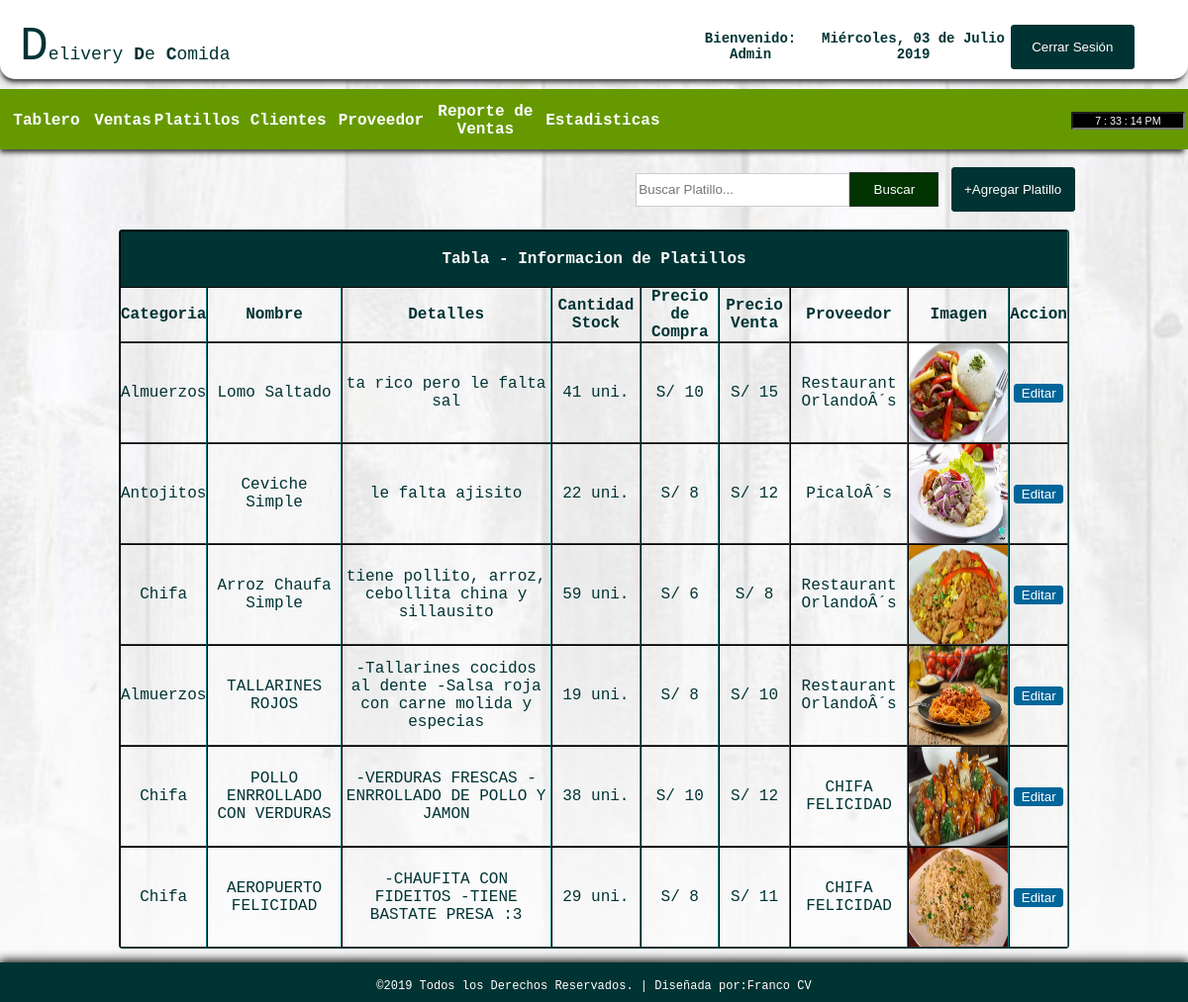
The page /products.php (signed in) on the database its author committed.
### tables this page shows
CREATE TABLE IF NOT EXISTS `products` (
`id` int(11) NOT NULL,
  `category` varchar(100) NOT NULL,
  `name` varchar(100) NOT NULL,
  `quantity` int(11) NOT NULL,
  `purchase` int(11) NOT NULL,
  `retail` int(11) NOT NULL,
  `supplier` varchar(100) NOT NULL,
  `ext` varchar(5) NOT NULL,
  `detalle` varchar(200) DEFAULT NULL
);

### products.php (the view, shortened to what this page needs)
<!DOCTYPE html PUBLIC "-//W3C//DTD XHTML 1.0 Transitional//EN" "http://www.w3.org/TR/xhtml1/DTD/xhtml1-transitional.dtd">
<html xmlns="http://www.w3.org/1999/xhtml">
<head>
</head>
<?php error_reporting(0);
 include_once'./cabezera.php';  ?>
<body>
<br>
<table width="83%" border="0" align="center" cellpadding="0" cellspacing="0">
      <tr>
        <td width="741" align="right">
        <form action="products.php" method="get" ecntype="multipart/data-form">
        <input type="text" name="query" style="border:1px solid #CCC; color: #333; width:210px; height:30px;" placeholder="Buscar Platillo..." /><input type="submit" id="btnsearch" value="Buscar" name="search" />
        </form>
        </td>
        <td width="131" height="37">
        <a href="javascript:void(0)" onclick="toggle_visibility('popup-box1')"><input type="button" id="btnadd" value="+Agregar Platillo" /></a>
        </td>
      </tr>
    </table></th>
  <br>
  <tr>
    <td>
    <table border="1" cellpadding="0" cellspacing="0" align="center" width="80%" style="border:1px solid #033; color:#033;">
     <tr>
     <th colspan="9" align="center" height="55px" style="border-bottom:1px solid #033; background: #033; color:#FFF;"> Tabla - Informacion de Platillos</th>
    </tr>
      <tr height="30px">
        <th style="border-bottom:1px solid #333;"> Categoria </th>
        <th style="border-bottom:1px solid #333;"> Nombre </th>
        <th style="border-bottom:1px solid #333;"> Detalles </th>
        <th style="border-bottom:1px solid #333;"> Cantidad Stock </th>
        <th style="border-bottom:1px solid #333;"> Precio de Compra </th>
        <th style="border-bottom:1px solid #333;"> Precio Venta </th>
        <th style="border-bottom:1px solid #333;"> Proveedor </th>
        <th style="border-bottom:1px solid #333;"> Imagen </th>
        <th style="border-bottom:1px solid #333;"> Accion </th>
      </tr>
       <?php
require('config.php');
if(isset($_GET['search'])){
            $query = $_GET['query'];
        $query="SELECT * FROM products where concat(category,name,supplier) like '%$query%'";
$result=mysqli_query($db_link, $query);
if($result->num_rows > 0){
while ($row=mysqli_fetch_array($result)){?>
<tr align="center" style="height:25px">
        <td style="border-bottom:1px solid #333;"> <?php echo $row['category']; ?> </td>
        <td style="border-bottom:1px solid #333;"> <?php echo $row['name']; ?> </td>
        <td style="border-bottom:1px solid #333;"> <?php echo $row['detalle']; ?> </td>
        <td style="border-bottom:1px solid #333;"> <?php echo $row['quantity']; ?> uni. </td>
        <td style="border-bottom:1px solid #333;">S/ <?php echo $row['purchase']; ?> </td>
        <td style="border-bottom:1px solid #333;">S/ <?php echo $row['retail']; ?> </td>
        <td style="border-bottom:1px solid #333;"> <?php echo $row['supplier']; ?> </td>
         <td style="border-bottom:1px solid #333;"> <img src="imgplatos/<?php echo $row['id'].'.'.$row['ext'];?>"width="100" height="100"> </td>
        <td style="border-bottom:1px solid #333;">
        <a href="edit_item.php?id=<?php echo md5($row['id']);?>"><input type="button" value="Editar" style="width:50px; height:20; color:#FFF; background:#069; border:1px solid #069; border-radius:3px;"></a>
        </td>
      </tr>
            <?php
}
            }else{
              echo "<center>No Resultados</center>";
            }
          }else{
$query="SELECT * FROM products";
$result=mysqli_query($db_link, $query);
while ($row=mysqli_fetch_array($result)){?>
      <tr align="center" style="height:25px">
      	<td style="border-bottom:1px solid #333;"> <?php echo $row['category']; ?> </td>
        <td style="border-bottom:1px solid #333;"> <?php echo $row['name']; ?> </td>
        <td style="border-bottom:1px solid #333;"> <?php echo $row['detalle']; ?> </td>
        <td style="border-bottom:1px solid #333;"> <?php echo $row['quantity']; ?> uni. </td>
        <td style="border-bottom:1px solid #333;">S/ <?php echo $row['purchase']; ?> </td>
        <td style="border-bottom:1px solid #333;">S/ <?php echo $row['retail']; ?> </td>
        <td style="border-bottom:1px solid #333;"> <?php echo $row['supplier']; ?> </td>
         <td style="border-bottom:1px solid #333;"> <img src="imgplatos/<?php echo $row['id'].'.'.$row['ext'];?>"width="100" height="100"> </td>
        <td style="border-bottom:1px solid #333;">
        <a href="edit_item.php?id=<?php echo md5($row['id']);?>"><input type="button" value="Editar" style="width:50px; height:20; color:#FFF; background:#069; border:1px solid #069; border-radius:3px;"></a>
        </td>
      </tr>
   <?php
}}?>
    </table>
  </td>
  </tr>
<br><br><br>
<div id="footer">
<table border="0" cellpadding="15px" align="center"; style="size: 12px; font-family: 'Courier New', Courier, monospace; color: #FFF; font-size: 12px;">
<tr>
	<td>
   &copy;2019 Todos los Derechos Reservados.  |  Diseñada por:<a href="https://www.facebook.com/repp0rt">Franco CV</a>
    </td>
</tr>
</table>
</div>
</body>
</html>

### css/css1.css (style rules this page uses)
html { font-family: "Courier New", Courier, monospace; color: #033; height:100%; margin:0; padding:0; -webkit-background-size: cover; -moz-background-size: cover; -o-background-size: cover; background-size: cover; }
body { margin:0; font-size:16px; height:100%; margin:0; padding:0; background:url(../images/bgimg.jpg) no-repeat center fixed; -webkit-background-size: cover; -moz-background-size: cover; -o-background-size: cover; background-size: cover; }
#footer { clear: both; background: #033; height: 40px; width: 100%; position: fixed; left: 0px; bottom: 0px; text-align: center; box-shadow:0px -1px 10px 1px #000; }
#btnsearch { border:1px solid #333; background: #030; height:35px; width:90px; color: #FFF; font-family:"Lucida Sans Unicode", "Lucida Grande", sans-serif; }
#btnadd { border:1px solid #033; background: #033; border-radius:3px; height:45px; width:125px; color: #FFF; font-family:"Lucida Sans Unicode", "Lucida Grande", sans-serif; }
a:link { color:#FFF; text-decoration: none; }
table { border-radius:3px; text-align: center; }

### rows shown on the page
products: category "Almuerzos", name "Lomo Saltado", detalle "ta rico pero le falta sal", quantity "41", purchase "10", retail "15", supplier "Restaurant OrlandoÂ´s", shows a picture
products: category "Antojitos", name "Ceviche Simple", detalle "le falta ajisito", quantity "22", purchase "8", retail "12", supplier "PicaloÂ´s", shows a picture
products: category "Chifa", name "Arroz Chaufa Simple", detalle "tiene pollito, arroz, cebollita china y sillausito", quantity "59", purchase "6", retail "8", supplier "Restaurant OrlandoÂ´s", shows a picture
products: category "Almuerzos", name "TALLARINES ROJOS", detalle "-Tallarines cocidos al dente -Salsa roja con carne molida y especias", quantity "19", purchase "8", retail "10", supplier "Restaurant OrlandoÂ´s", shows a picture
products: category "Chifa", name "POLLO ENRROLLADO CON VERDURAS", detalle "-VERDURAS FRESCAS -ENRROLLADO DE POLLO Y JAMON", quantity "38", purchase "10", retail "12", supplier "CHIFA FELICIDAD", shows a picture
products: category "Chifa", name "AEROPUERTO FELICIDAD", detalle "-CHAUFITA CON FIDEITOS -TIENE BASTATE PRESA :3", quantity "29", purchase "8", retail "11", supplier "CHIFA FELICIDAD", shows a picture

### other values the page prints
$_SESSION['access'] "Admin"
$dia "Miércoles"
$mes "Julio"
